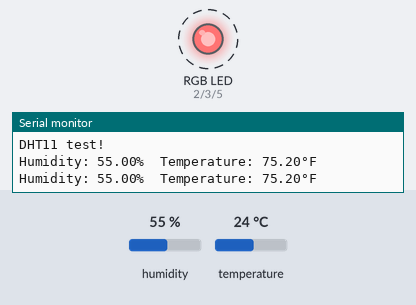
A sketch run on a simulated Arduino Nano, built with avr-gcc and run on an emulated ATmega328P. Shown: an RGB LED mixed from three pins (HIGH = lit), the last lines printed to the serial monitor. Dashed ring = blinking. Inputs (shaded band) come from the test bench; at power-on: humidity 55 %, temperature 24 °C. Dim RGB values are drawn brighter than linear.

Above: at 4.4 s.
4.5 s: humidity set to 52 %
At 5.0 s:
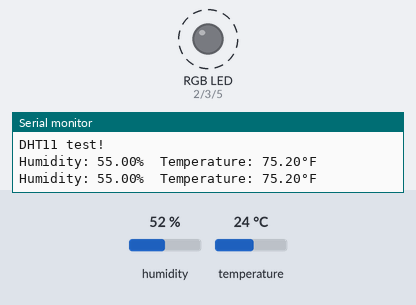
10.5 s: humidity set to 50 %
At 11.6 s:
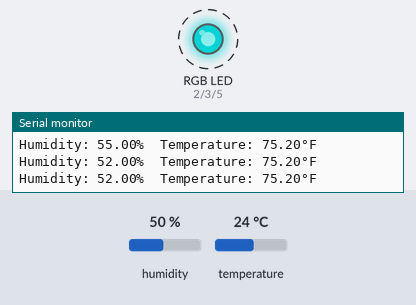
17.8 s: humidity set to 22 %
25.0 s: humidity set to 40 %
32.3 s: humidity set to 88 %
At 33.3 s:
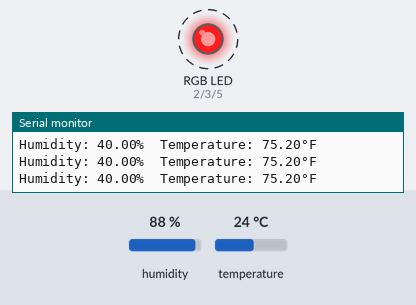
Timing chart, 0 to 40.5 s (numbered marks = the images above; inputs shaded):
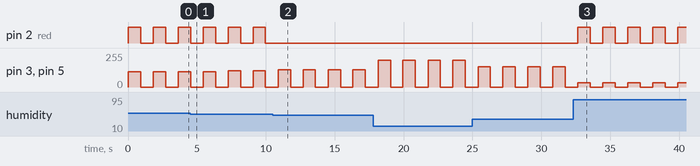

Measured:
- the behaviour switches between 51 and 50 % on humidity (found by bisection; images 1 and 2)
- after the input at 10.5 s, pin 2 (red): stops changing and stays LOW
- after the input at 32.3 s, pin 2 (red): alternates HIGH for 0.90 s and LOW for 0.91 s, starting after 0.36 s
- by itself, pin 2 (red): alternates HIGH for 0.90 s and LOW for 0.90 s
- by itself, pin 3 (green), pin 5 (blue): alternates 31/255 for 0.90 s and 0/255 for 0.91 s

The sketch:

hw04.ino
```cpp
#include "DHT.h"

#define DHTPIN A7
#define DHTTYPE DHT11
DHT dht(DHTPIN, DHTTYPE);

const int red = 2;
const int green = 3;
const int blue = 5;

void setup() {
  Serial.begin(9600);
  Serial.println(F("DHT11 test!"));

  dht.begin();
  pinMode(red, OUTPUT);
  pinMode(green, OUTPUT);
  pinMode(blue, OUTPUT);
}

void loop() {
  float humidity = dht.readHumidity();
  float temperatureinF = dht.readTemperature(true);

  if (isnan(humidity) || isnan(temperatureinF)) {
    Serial.println(F("Failed to read from DHT sensor!"));
    return;
  }

//  float hif = dht.computeHeatIndex(temperatureinF, humidity);
//  float hic = dht.computeHeatIndex(temperatureInC, humidity, false);

  int flashing = map(temperatureinF, 75, 110, 100, 1000);
  flashing = 1000 - flashing; // the faster the flash, the higher the temperature

  int redIntensity = map(humidity, 0, 100, 0, 255);
  analogWrite(red, redIntensity);
  analogWrite(green, 255-redIntensity);
  analogWrite(blue, 255-redIntensity);
  delay(flashing);
  analogWrite(red, 0);
  analogWrite(green, 0);
  analogWrite(blue, 0);
  delay(flashing);

  Serial.print(F("Humidity: "));
  Serial.print(humidity);
  Serial.print(F("%  Temperature: "));
  Serial.print(temperatureinF);
  Serial.println(F("°F"));

}
```
